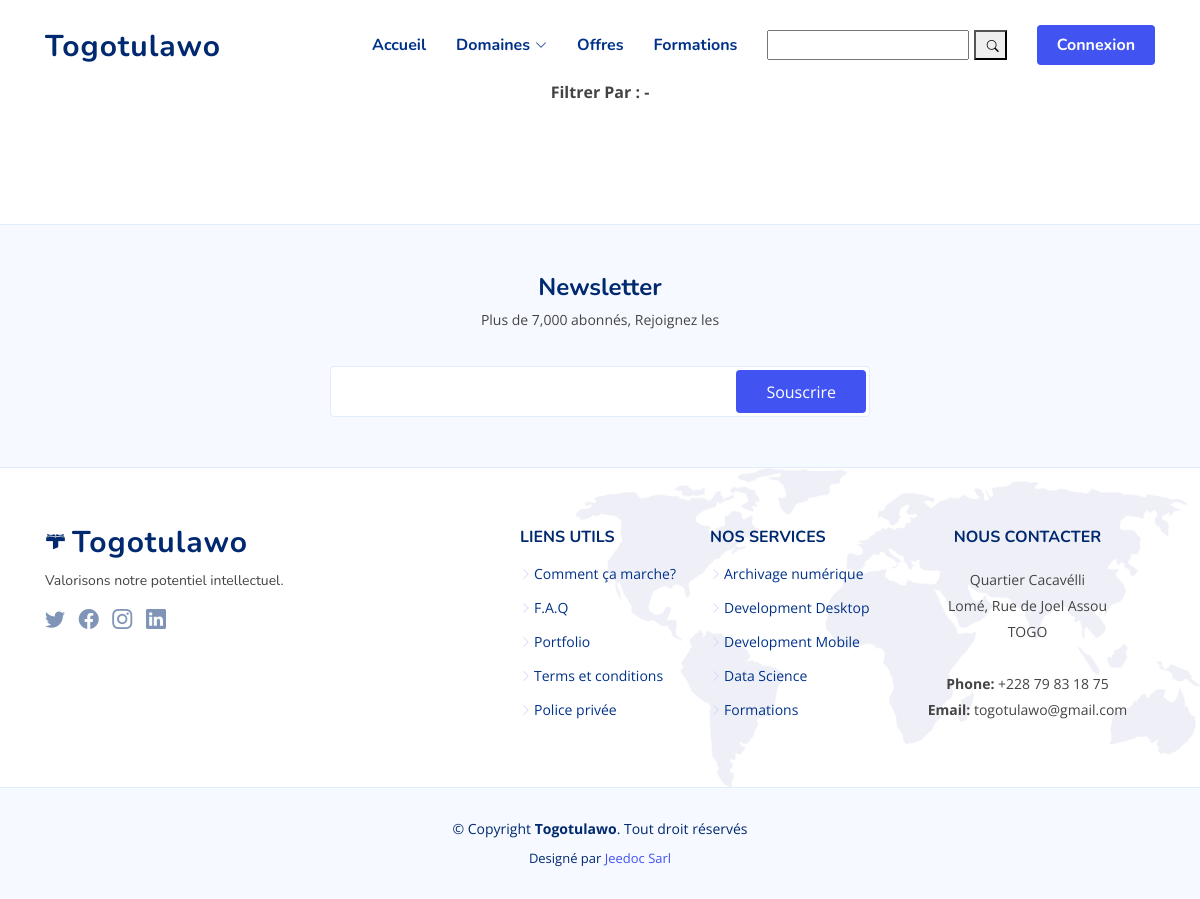
Before: /categorie/droit with the older database file.
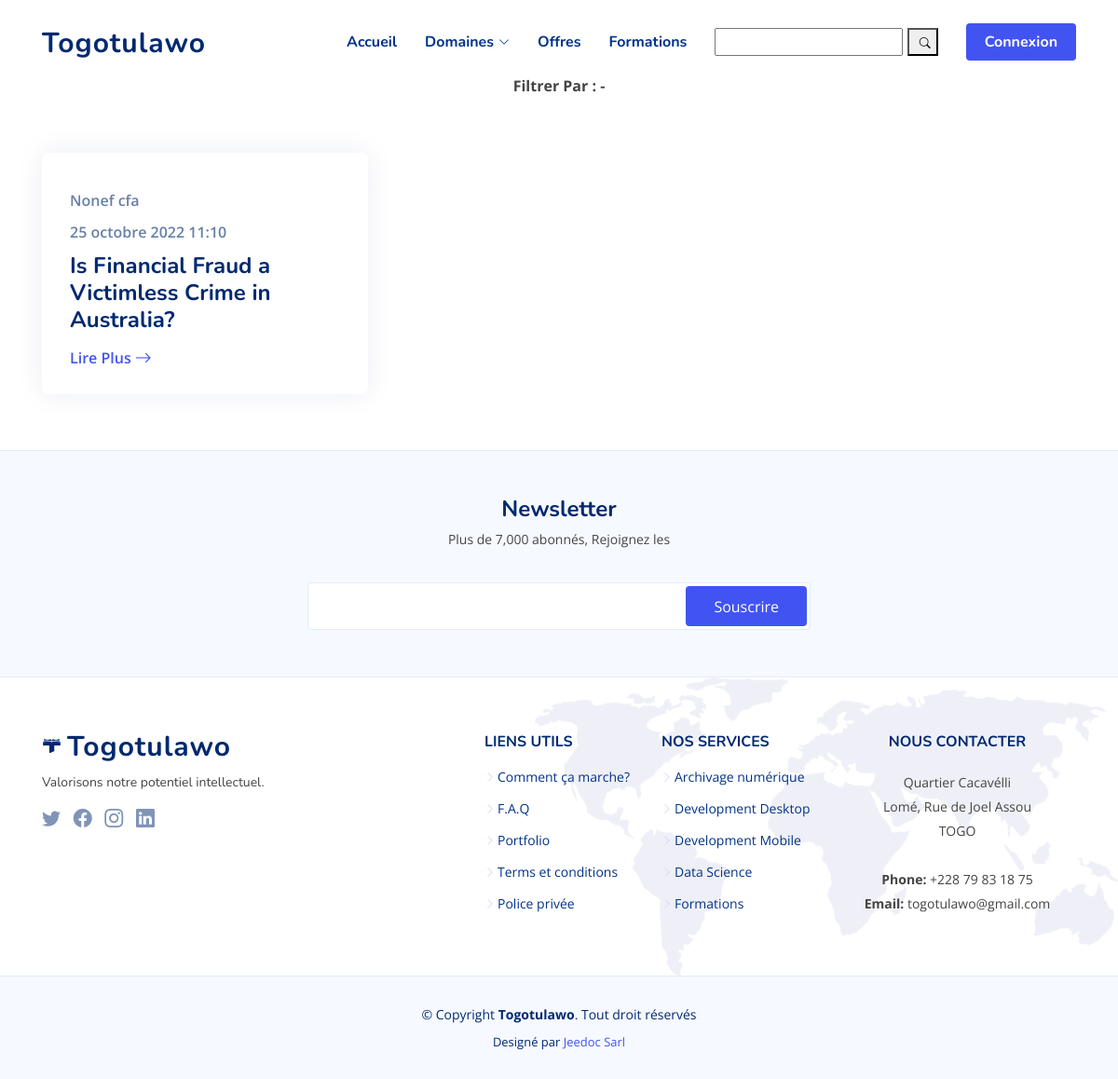
After: the same page with the newer database file.
### main/models/article.py (models this page shows, shortened)
class Article(models.Model):
    option =(
        ('Thèse', 'Thèse'),
        ('Mémoire', 'Mémoire'),
        ('Rapport de stage', 'Rapport de stage'),
        ('Document de synthèse', 'Document de synthèse'),
        ('Article', 'Article'),
        ('Livre', 'Livre'),
    )
    class Meta:
        ordering = ["-publish_date"]
        get_latest_by = "publish_date"
    title = models.CharField(max_length=300, unique=True)
    subtitle = models.CharField(max_length=255, blank=True)
    slug = models.SlugField(max_length=300, unique=True)
    contenu = FroalaField()
    couverture = models.ImageField(upload_to='files/couverture', null=True, blank=True)
    auteur = models.ForeignKey(Auteur, null=False, on_delete=models.CASCADE)
    domaine = models.ForeignKey(Categorie, null=False, on_delete=models.CASCADE)
    type = models.CharField(max_length=100, choices=option)
    resource = models.FileField(
        upload_to="files/resource", null=True, blank=True)
    video_link = models.URLField(max_length=200, null=True, blank=True)
    favourites = models.ManyToManyField(
        User, related_name='favourite', default=None, blank=True)
    discount = models.IntegerField(null=True, blank=True, default=0)
    price = models.IntegerField(null=True, blank=True)
    is_draft = models.BooleanField(default=True)
    active = models.BooleanField(default=False)
    date_created = models.DateTimeField(auto_now_add=True)
    date_modified = models.DateTimeField(auto_now=True)
    publish_date = models.DateTimeField(auto_now_add=True)

### main/views/articles.py (the view)
# urls.py: path('categorie/<str:slug>', categorie_articles, name = 'categorie'),
def categorie_articles(request, slug):
    categorie = Categorie.objects.get(slug=slug)
    article = Article.objects.filter(domaine=categorie)
    context = {
        "article" : article,
        "categorie" : categorie,
    }
    return render(request, template_name="categorie_article.html", context=context)

### main/templatetags/article_custom_tags.py (called while the page is built)
@register.filter
def cfa(price):
    return f'{price}f cfa'

### main/templates/categorie_article.html (shortened to what this page needs)
{% extends 'main_base.html' %}
{% load article_custom_tags %}
{% load humanize %}
{% block content %}
<section id="recent-blog-posts" class="recent-blog-posts">
    <div class="container" data-aos="fade-up">
      <header class="section-header">
        <div class="card-body">
            <b>Filtrer Par : - </b>
        </div>
      </header>
      <div class="row">
        {% for a in article %}
        <div class="col-lg-4">
          <div class="post-box">
            <div class="post-img"><img src="{% if a.couverture %} {{a.couverture.url}} {% endif %}" class="img-fluid" alt=""></div>
            <span class="post-date">{{a.price|intcomma|cfa}}</span>
            <span class="post-date">{{a.publish_date}}</span>
            <h3 class="post-title">{{a.title}}</h3>
            <a href="/article/{{a.slug}}" class="readmore stretched-link mt-auto"><span>Lire Plus</span><i class="bi bi-arrow-right"></i></a>
          </div>
        </div>
        {% endfor %}
      </div>
    </div>
  </section>
{% endblock %}

### main/templates/main_base.html (shortened to what this page needs)
{% load static %}
{% load article_custom_tags %}
{% load humanize %}
<!DOCTYPE html>
<html lang="en">
<head>
  <link href="{% static 'main/assets/vendor/bootstrap/css/bootstrap.min.css' %}" rel="stylesheet">
  <link href="{% static 'main/assets/vendor/bootstrap-icons/bootstrap-icons.css' %}" rel="stylesheet">
  <link href="{% static 'main/assets/vendor/aos/aos.css' %}" rel="stylesheet">
  <link href="{% static 'main/assets/vendor/remixicon/remixicon.css' %}" rel="stylesheet">
  <link href="{% static 'main/assets/vendor/swiper/swiper-bundle.min.css' %}" rel="stylesheet">
  <link href="{% static 'main/assets/vendor/glightbox/css/glightbox.min.css' %}" rel="stylesheet">
  <link rel="stylesheet" href="{% static '/assets/fonts/feather/css/feather.css' %}">
  <link rel="stylesheet" type="text/css" href="https://stackpath.bootstrapcdn.com/bootstrap/4.3.1/css/bootstrap.min.css"
>
  <link rel="stylesheet" href="https://cdnjs.cloudflare.com/ajax/libs/font-awesome/4.7.0/css/font-awesome.min.css">
  <link href="{% static 'main/assets/css/style.css' %}" rel="stylesheet">
  <link href="{% static 'main/assets/css/rating.css' %}" rel="stylesheet">
</head>
<body>
  <header id="header" class="header fixed-top">
    <div class="container-fluid container-xl d-flex align-items-center justify-content-between">
      <a href="{% url 'main:accueil' %}" class="logo d-flex align-items-center">
        <span>Togotulawo</span>
      </a>
      <nav id="navbar" class="navbar">
        <ul>
          <li><a class="nav-link scrollto " href="{% url 'main:accueil' %}">Accueil</a></li>
          <li class="dropdown"><a href="#"><span>Domaines</span> <i class="bi bi-chevron-down"></i></a>
          </li>
          <li><a class="nav-link scrollto" href="{% url 'main:offers' %}">Offres</a></li>
          <li><a class="nav-link scrollto" href="#contact">Formations</a></li>
          <li><a>
              <div class="sidebar-item search-form">
                <form action="/recherche/" method="get">
                  <input type="text" name="filter" id="filter" />
                  <button type="submit"><i class="bi bi-search"></i></button>
                </form>
              </div>
            </a></li>
          {% if request.user.is_authenticated %}
          {% if user.client %}
          <li><a class="getstarted scrollto" href="{% url 'main:bibliotheque' %}">Ma Bibliothèque</a></li>
          <li><a href="{% url 'account:profil' %}"><i style="font-size: 30px;" class="bi bi-person"></i></a></li>
          <li><a href="{% url 'account:logout' %}"><i style="font-size: 30px;" class="bi bi-arrow-right"></i></a></li>
          {%else%}
          <li><a class="getstarted scrollto"
              href="{% if user.auteur %}  {% url 'dashboard:tableau' %} {%else%} {% url 'entreprise:home' %} {% endif %}">Tableau
              de bord</a></li>
          {% endif %}
          {%else%}
          <li><a class="getstarted scrollto" href="{% url 'account:connexion' %}">Connexion</a></li>
          {% endif %}
        </ul>
      </nav>
    </div>
  </header>
  {% block content %}{% endblock %}
  <footer id="footer" class="footer">
    <div class="footer-newsletter">
      <div class="container">
        <div class="row justify-content-center">
          <div class="col-lg-12 text-center">
            <h4>Newsletter</h4>
            <p>Plus de 7,000 abonnés, Rejoignez les</p>
          </div>
          <div class="col-lg-6">
            <form action="{% url 'main:accueil' %}" method="post">
              <input type="email" name="email"><input type="submit" value="Souscrire">
            </form>
          </div>
        </div>
      </div>
    </div>
    <div class="footer-top">
      <div class="container">
        <div class="row gy-4">
          <div class="col-lg-5 col-md-12 footer-info">
            <a href="index.html" class="logo d-flex align-items-center">
              <img src="assets/img/logo.png" alt="">
              <span>Togotulawo</span>
            </a>
            <p>Valorisons notre potentiel intellectuel.</p>
            <div class="social-links mt-3">
              <a href="#" class="twitter"><i class="bi bi-twitter"></i></a>
              <a href="#" class="facebook"><i class="bi bi-facebook"></i></a>
              <a href="#" class="instagram"><i class="bi bi-instagram"></i></a>
              <a href="#" class="linkedin"><i class="bi bi-linkedin"></i></a>
            </div>
          </div>
          <div class="col-lg-2 col-6 footer-links">
            <h4>Liens Utils</h4>
            <ul>
              <li><i class="bi bi-chevron-right"></i> <a href="#">Comment ça marche?</a></li>
              <li><i class="bi bi-chevron-right"></i> <a href="{% url 'main:faq' %}">F.A.Q</a></li>
              <li><i class="bi bi-chevron-right"></i> <a href="#">Portfolio</a></li>
              <li><i class="bi bi-chevron-right"></i> <a href="#">Terms et conditions</a></li>
              <li><i class="bi bi-chevron-right"></i> <a href="#">Police privée</a></li>
            </ul>
          </div>
          <div class="col-lg-2 col-6 footer-links">
            <h4>Nos Services</h4>
            <ul>
              <li><i class="bi bi-chevron-right"></i> <a href="#">Archivage numérique</a></li>
              <li><i class="bi bi-chevron-right"></i> <a href="#">Development Desktop</a></li>
              <li><i class="bi bi-chevron-right"></i> <a href="#">Development Mobile</a></li>
              <li><i class="bi bi-chevron-right"></i> <a href="#">Data Science</a></li>
              <li><i class="bi bi-chevron-right"></i> <a href="#">Formations</a></li>
            </ul>
          </div>
          <div class="col-lg-3 col-md-12 footer-contact text-center text-md-start">
            <h4>Nous Contacter</h4>
            <p>
              Quartier Cacavélli <br>
              Lomé, Rue de Joel Assou<br>
              TOGO <br><br>
              <strong>Phone:</strong> +228 79 83 18 75<br>
              <strong>Email:</strong> togotulawo@gmail.com<br>
            </p>
          </div>
        </div>
      </div>
    </div>
    <div class="container">
      <div class="copyright">
        &copy; Copyright <strong><span>Togotulawo</span></strong>. Tout droit réservés
      </div>
      <div class="credits">
        Designé par <a href="https://jeedoc.tech/">Jeedoc Sarl</a>
      </div>
    </div>
  </footer>
</body>
</html>

Changed rows visible on the page:
added Article: price|cfa "Nonef cfa", publish_date "25 octobre 2022 11:10", title "Is Financial Fraud a Victimless Crime in Australia?"
